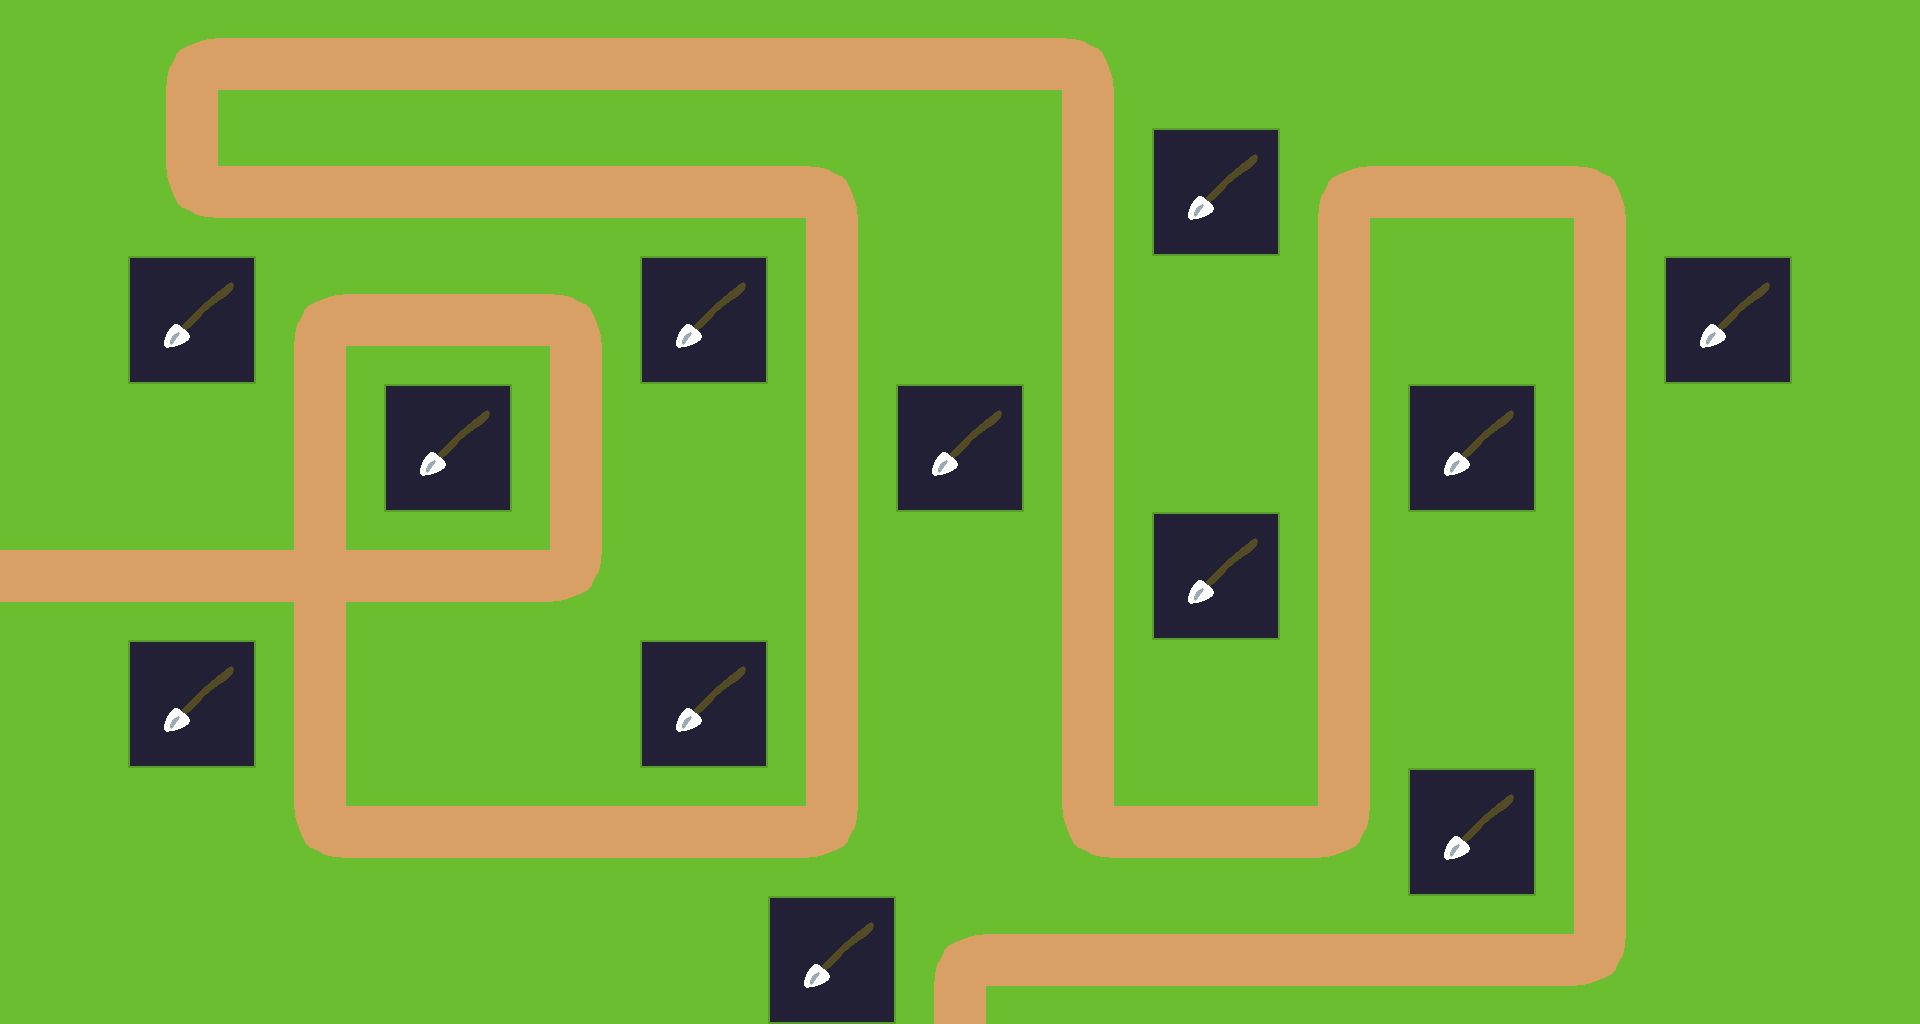

A level layout from a 2D game, rendered from its tile map. Below: a short description, then the map file with its tile-grid data intact:
An orthogonal 15x8 tile map with 128x128 px tiles, 1 tile layer (Tile Layer 1), 5 tilesets.

<map version="1.10" tiledversion="1.11.1" orientation="orthogonal" renderorder="right-down" width="15" height="8" tilewidth="128" tileheight="128" infinite="0" nextlayerid="3" nextobjectid="3">
 <tileset firstgid="1" source="tile-streight.tsx" />
 <tileset firstgid="2" source="tile-intersection.tsx" />
 <tileset firstgid="3" source="tile-grass.tsx" />
 <tileset firstgid="4" source="tile-corner.tsx" />
 <tileset firstgid="5" source="tile-build.tsx" />
 <layer id="1" name="Tile Layer 1" width="15" height="8">
  <data encoding="csv">
3,3221225476,1,1,1,1,1,1,1610612740,3,3,3,3,3,3,
3,2684354564,1,1,1,1,1610612740,3,2684354561,5,3221225476,1,1610612740,3,3,
3,5,3221225476,1,1610612740,5,2684354561,3,2684354561,3,1610612737,3,2684354561,5,3,
3,3,2684354561,5,2684354561,3,2684354561,5,2684354561,3,1610612737,5,2684354561,3,3,
1,1,2,1,4,3,2684354561,3,2684354561,5,1610612737,3,2684354561,3,3,
3,5,2684354561,3,3,5,2684354561,3,2684354561,3,1610612737,3,2684354561,3,3,
3,3,2684354564,3221225473,3221225473,3221225473,4,3,2684354564,3221225473,4,5,2684354561,3,3,
3,3,3,3,3,3,5,3221225476,1,1,1,1,4,3,3
</data>
 </layer>
 <objectgroup id="2" name="Object Layer 1" />
</map>
